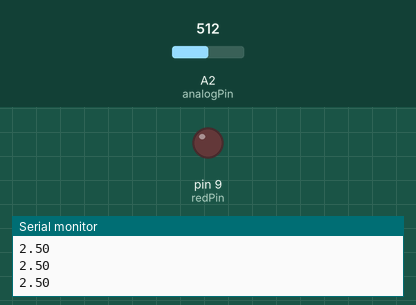
Recording of a sketch running on a simulated Arduino Uno, built with avr-gcc and run on an emulated ATmega328P. Shown: output pins drawn as LEDs (lit = HIGH), the last lines printed to the serial monitor. The test bench sets the inputs (shaded band); at power-on: A2 (analogPin) = 512.

Above: at 1.2 s.
1.3 s: A2 (analogPin) set to 807
2.8 s: A2 (analogPin) set to 828
At 3.4 s:
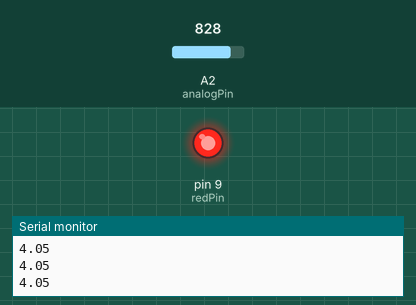
4.3 s: A2 (analogPin) set to 716
At 5.5 s:
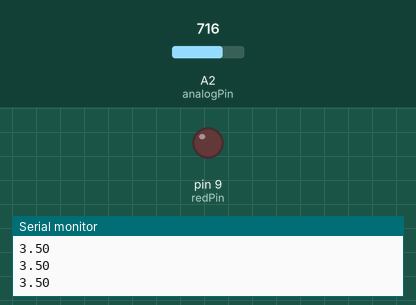
5.8 s: A2 (analogPin) set to 900
At 6.9 s:
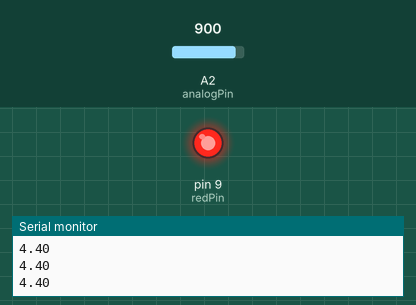
Timing chart, 0 to 8.3 s (numbered marks = the images above; inputs shaded):
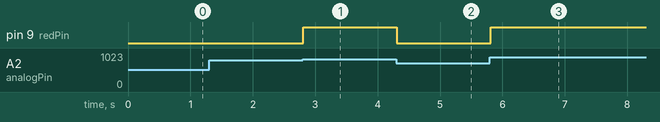

Measured:
- the behaviour switches between 818 and 819 on A2 (analogPin) (found by bisection; images 0 and 1)
- after the input at 2.8 s, pin 9 (redPin): LOW → HIGH at once
- after the input at 4.3 s, pin 9 (redPin): HIGH → LOW at once
- after the input at 5.8 s, pin 9 (redPin): LOW → HIGH at once

The sketch:

13-warning-led.ino
```cpp
int analogPin = A2;
int redPin = 9;
int readVal;
float v2;
int wait = 750;

void setup() {
  // put your setup code here, to run once:
  Serial.begin(9600);
  pinMode(analogPin, INPUT);
  pinMode(redPin, OUTPUT);
}

void loop() {
  // put your main code here, to run repeatedly:
  readVal = analogRead(analogPin);
  v2 = (5./1023.) * readVal;
  Serial.println(v2);

  if (v2 >= 4.0) {
    digitalWrite(redPin, HIGH);
  } else {
    digitalWrite(redPin, LOW);
  }
}
```
